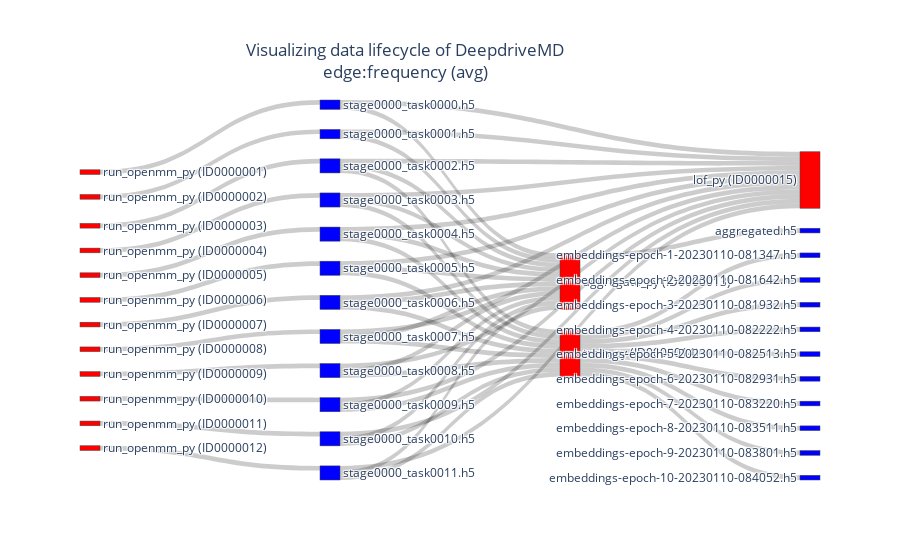

Source (notebook cell):
### Code cell
node_dict_for_sankey_, node_ref_ = get_nodes_for_sankey(G_) 
link_dict_for_sankey_ = get_links_for_sankey(G_, node_ref_)
fig = go.Figure(go.Sankey(
            node = node_dict_for_sankey_,
            link = link_dict_for_sankey_, orientation='h'),)
fig.update_layout(title={'text':'Visualizing data lifecycle of DeepdriveMD' + \
                         '<br>' + \
                         'edge:' + metric_frequency_avg 
                         ,
                         'y':0.9,
                         'x':0.45,
                         'xanchor': 'center',
                         'yanchor': 'top'})
fig.show()

### Figure 1 — Plotly figure (JSON) as saved in the notebook; plotly's stock layout.template omitted (floating-point values rounded to 4 significant figures)
{"data": [{"link": {"source": [0, 1, 1, 2, 3, 3, 4, 5, 5, 5, 6, 7, 7, 7, 8, 9, 9, 9, 10, 11, 11, 11, 12, 13, 13, 13, 14, 15, 15, 15, 16, 17, 17, 17, 18, 19, 19, 19, 20, 21, 21, 21, 22, 23, 23, 23, 24, 26, 26, 26, 26, 26, 26, 26, 26, 26, 26], "target": [1, 24, 37, 3, 24, 37, 5, 24, 26, 37, 7, 24, 26, 37, 9, 24, 26, 37, 11, 24, 26, 37, 13, 24, 26, 37, 15, 24, 26, 37, 17, 24, 26, 37, 19, 24, 26, 37, 21, 24, 26, 37, 23, 24, 26, 37, 25, 27, 28, 29, 30, 31, 32, 33, 34, 35, 36], "value": [1, 1, 1, 1, 1, 1, 1, 1, 1, 1, 1, 1, 1, 1, 1, 1, 1, 1, 1, 1, 1, 1, 1, 1, 1, 1, 1, 1, 1, 1, 1, 1, 1, 1, 1, 1, 1, 1, 1, 1, 1, 1, 1, 1, 1, 1, 1, 1, 1, 1, 1, 1, 1, 1, 1, 1, 1]}, "node": {"color": ["red", "blue", "red", "blue", "red", "blue", "red", "blue", "red", "blue", "red", "blue", "red", "blue", "red", "blue", "red", "blue", "red", "blue", "red", "blue", "red", "blue", "red", "blue", "red", "blue", "blue", "blue", "blue", "blue", "blue", "blue", "blue", "blue", "blue", "red"], "label": ["run_openmm_py (ID0000001)", "stage0000_task0000.h5", "run_openmm_py (ID0000002)", "stage0000_task0001.h5", "run_openmm_py (ID0000003)", "stage0000_task0002.h5", "run_openmm_py (ID0000004)", "stage0000_task0003.h5", "run_openmm_py (ID0000005)", "stage0000_task0004.h5", "run_openmm_py (ID0000006)", "stage0000_task0005.h5", "run_openmm_py (ID0000007)", "stage0000_task0006.h5", "run_openmm_py (ID0000008)", "stage0000_task0007.h5", "run_openmm_py (ID0000009)", "stage0000_task0008.h5", "run_openmm_py (ID0000010)", "stage0000_task0009.h5", "run_openmm_py (ID0000011)", "stage0000_task0010.h5", "run_openmm_py (ID0000012)", "stage0000_task0011.h5", "aggregate_py (ID0000013)", "aggregated.h5", "train_py (ID0000014)", "embeddings-epoch-1-20230110-081347.h5", "embeddings-epoch-2-20230110-081642.h5", "embeddings-epoch-3-20230110-081932.h5", "embeddings-epoch-4-20230110-082222.h5", "embeddings-epoch-5-20230110-082513.h5", "embeddings-epoch-6-20230110-082931.h5", "embeddings-epoch-7-20230110-083220.h5", "embeddings-epoch-8-20230110-083511.h5", "embeddings-epoch-9-20230110-083801.h5", "embeddings-epoch-10-20230110-084052.h5", "lof_py (ID0000015)"], "x": [], "y": []}, "orientation": "h", "type": "sankey"}], "layout": {"title": {"text": "Visualizing data lifecycle of DeepdriveMD<br>edge:frequency (avg)", "x": 0.45, "xanchor": "center", "y": 0.9, "yanchor": "top"}}}
